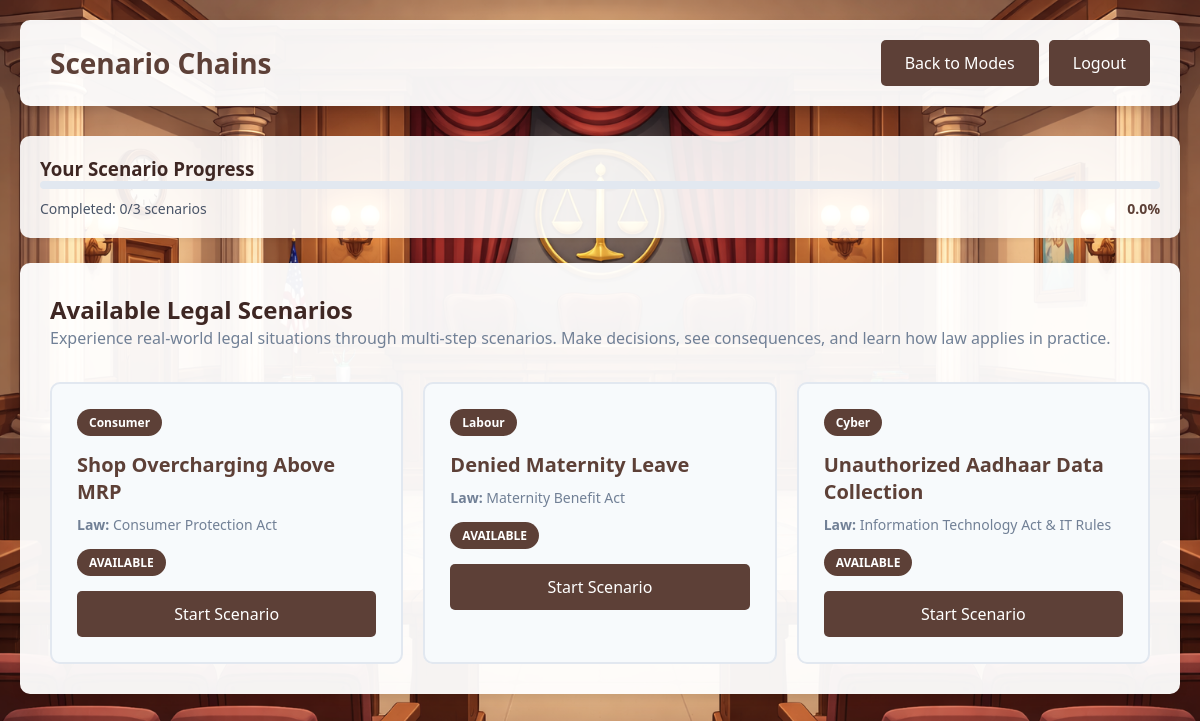
/scenario_chains (signed in), run on the app's committed database.
### tables this page shows
CREATE TABLE scenario_chains (
            id INTEGER PRIMARY KEY AUTOINCREMENT,
            domain TEXT NOT NULL,
            law_involved TEXT NOT NULL,
            title TEXT NOT NULL,
            created_at TIMESTAMP DEFAULT CURRENT_TIMESTAMP
        );

### app.py (the view)
@app.route('/scenario_chains')
def scenario_chains():
    if 'user_id' not in session:
        return redirect(url_for('login'))
    user_id = session['user_id']
    conn = get_db_connection()
    if conn:
        try:
            cursor = conn.cursor()
            cursor.execute("SELECT id, domain, law_involved, title FROM scenario_chains")
            scenarios = [dict(row) for row in cursor.fetchall()]
            cursor.execute("SELECT scenario_id FROM user_scenario_progress WHERE user_id = ? AND completed = 1", (user_id,))
            completed_scenarios = {row['scenario_id'] for row in cursor.fetchall()}
            for scenario in scenarios:
                scenario['completed'] = scenario['id'] in completed_scenarios
            return render_template('scenario_chains.html', scenarios=scenarios)
        except Exception as e:
            print(f"Scenario chains error: {e}")
            flash('Error loading scenarios')
        finally:
            conn.close()
    return redirect(url_for('mode_select'))

### app.py (called while the page is built)
def get_db_connection():
    try:
        print(f"Attempting to connect to database: {DB_FILE}")
        if not os.path.exists(DB_FILE):
            print(f"Database not found, creating at {DB_FILE}")
            from init_db import init_database
            init_database()
        conn = sqlite3.connect(DB_FILE, check_same_thread=False)
        conn.row_factory = sqlite3.Row
        print("Database connection successful")
        cursor = conn.cursor()
        cursor.execute("SELECT COUNT(*) FROM users")
        user_count = cursor.fetchone()[0]
        print(f"Database has {user_count} users")
        return conn
    except Exception as e:
        print(f"Database connection error: {e}")
        return None

### templates/scenario_chains.html (shortened to what this page needs)
<!DOCTYPE html>
<html lang="en">
<head>
    <link rel="stylesheet" href="{{ url_for('static', filename='style.css') }}">
</head>
<body>
    <div class="container">
        <div class="header">
            <h1>Scenario Chains</h1>
            <div class="header-links">
                <a href="{{ url_for('mode_select') }}" class="btn btn-secondary">Back to Modes</a>
                <a href="{{ url_for('logout') }}" class="btn btn-secondary">Logout</a>
            </div>
        </div>
        <div class="progress-container">
            <h3>Your Scenario Progress</h3>
            <div class="progress-bar">
                {% set completed_count = scenarios | selectattr('completed') | list | length %}
                {% set total_count = scenarios | length %}
                {% set progress_percentage = (completed_count / total_count * 100) | round(0) %}
            </div>
            <div class="progress-text">
                <span>Completed: {{ completed_count }}/{{ total_count }} scenarios</span>
                <span class="progress-percentage">{{ progress_percentage }}%</span>
            </div>
        </div>
        <div class="scenario-list">
            <h2>Available Legal Scenarios</h2>
            <p class="intro-text">Experience real-world legal situations through multi-step scenarios. Make decisions, see consequences, and learn how law applies in practice.</p>
            {% if scenarios %}
                <div class="scenarios-grid">
                    {% for scenario in scenarios %}
                        <div class="scenario-card {% if not scenario.completed %}locked{% endif %} {% if scenario.completed %}completed{% endif %}">
                            <div class="scenario-badge">{{ scenario.domain }}</div>
                            <h3>{{ scenario.title }}</h3>
                            <p class="law-info"><strong>Law:</strong> {{ scenario.law_involved }}</p>
                            <div class="level-header">
                                {% if scenario.completed %}
                                    <span class="badge badge-success">Completed</span>
                                {% elif not scenario.completed %}
                                    <span class="badge badge-available">Available</span>
                                {% endif %}
                            </div>
                            {% if scenario.completed %}
                                <a href="{{ url_for('play_scenario', scenario_id=scenario.id) }}" class="btn btn-secondary">Review Scenario</a>
                            {% else %}
                                <a href="{{ url_for('play_scenario', scenario_id=scenario.id) }}" class="btn btn-primary">Start Scenario</a>
                            {% endif %}
                        </div>
                    {% endfor %}
                </div>
            {% else %}
                <div class="no-scenarios">
                    <p>No scenarios available at the moment.</p>
                </div>
            {% endif %}
        </div>
    </div>
</body>
</html>

### static/style.css (style rules this page uses)
:root { --primary-walnut: #5D4037; --primary-walnut-hover: #4E342E; --secondary-brass: #B8860B; --secondary-brass-light: #D4A574; --text-parchment: #3E2723; --card-parchment: #FAF7F0; --warm-beige: #F5E6D3; --border-walnut: #8D6E63; }
* { margin: 0; padding: 0; box-sizing: border-box; }
body { font-family: 'Segoe UI', Tahoma, Geneva, Verdana, sans-serif; background-image: url('../static/courtroom.png'); background-size: cover; background-position: center; background-attachment: fixed; background-repeat: no-repeat; min-height: 100vh; padding: 20px; color: var(--text-parchment); }
.container { max-width: 1200px; margin: 0 auto; }
.header { background: rgba(255, 255, 255, 0.95); padding: 20px 30px; border-radius: 10px; margin-bottom: 30px; box-shadow: 0 4px 8px rgba(0, 0, 0, 0.1); display: flex; justify-content: space-between; align-items: center; flex-wrap: wrap; gap: 15px; }
.header h1 { color: var(--primary-walnut); font-size: 28px; }
.header-links { display: flex; gap: 10px; }
.btn { padding: 12px 24px; border: none; border-radius: 5px; font-size: 16px; font-weight: 500; cursor: pointer; text-decoration: none; display: inline-block; transition: all 0.3s; text-align: center; }
.btn-primary { background: var(--primary-walnut); color: white; width: 100%; }
.btn-secondary { background: var(--primary-walnut); color: white; border: none; }
.level-header { display: flex; justify-content: space-between; align-items: center; margin-bottom: 15px; }
.badge { padding: 5px 12px; border-radius: 20px; font-size: 12px; font-weight: 600; text-transform: uppercase; }
.badge-available { background: var(--primary-walnut); color: white; }
.scenario-list { background: rgba(255, 255, 255, 0.95); padding: 30px; border-radius: 10px; box-shadow: 0 4px 8px rgba(0, 0, 0, 0.1); }
.intro-text { color: #718096; margin-bottom: 30px; line-height: 1.6; }
.scenarios-grid { display: grid; grid-template-columns: repeat(auto-fill, minmax(300px, 1fr)); gap: 20px; }
.scenario-card { background: #f7fafc; padding: 25px; border-radius: 10px; border: 2px solid #e2e8f0; transition: all 0.3s; }
.scenario-badge { display: inline-block; background: var(--primary-walnut); color: white; padding: 5px 12px; border-radius: 20px; font-size: 12px; font-weight: 600; margin-bottom: 15px; }
.scenario-card h3 { color: var(--primary-walnut); margin-bottom: 10px; font-size: 20px; }
.law-info { color: #718096; font-size: 14px; margin-bottom: 15px; }
.progress-container { background: rgba(255, 255, 255, 0.9); padding: 20px; border-radius: 10px; margin-bottom: 25px; box-shadow: 0 2px 4px rgba(0, 0, 0, 0.05); }
.progress-bar { background: #e2e8f0; height: 8px; border-radius: 10px; overflow: hidden; margin-bottom: 10px; }
.progress-text { display: flex; justify-content: space-between; align-items: center; font-size: 14px; color: #4a5568; }
.progress-percentage { font-weight: 600; color: var(--primary-walnut); }
.btn, .mode-card, .level-card, .scenario-card, .chapter-card { transition: all 0.3s cubic-bezier(0.4, 0, 0.2, 1); }

### data on the page
scenario_chains: domain "Consumer", title "Shop Overcharging Above MRP", law_involved "Consumer Protection Act"
scenario_chains: domain "Labour", title "Denied Maternity Leave", law_involved "Maternity Benefit Act"
scenario_chains: domain "Cyber", title "Unauthorized Aadhaar Data Collection", law_involved "Information Technology Act & IT Rules"

### other printed values
{{ completed_count }} "0"
{{ total_count }} "3"
{{ progress_percentage }} "0.0"
